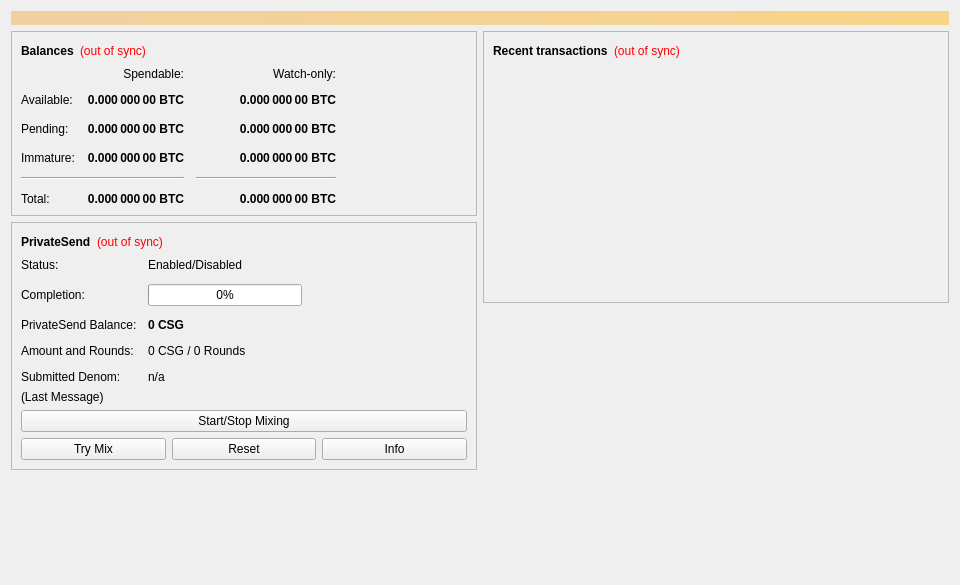
<?xml version="1.0" encoding="UTF-8"?>
<ui version="4.0">
 <class>OverviewPage</class>
 <widget class="QWidget" name="OverviewPage">
  <property name="geometry">
   <rect>
    <x>0</x>
    <y>0</y>
    <width>960</width>
    <height>585</height>
   </rect>
  </property>
  <property name="minimumSize">
   <size>
    <width>960</width>
    <height>0</height>
   </size>
  </property>
  <property name="windowTitle">
   <string>Form</string>
  </property>
  <layout class="QVBoxLayout" name="topLayout">
   <item>
    <widget class="QLabel" name="labelAlerts">
     <property name="visible">
      <bool>false</bool>
     </property>
     <property name="styleSheet">
      <string notr="true">QLabel { background-color: qlineargradient(x1: 0, y1: 0, x2: 1, y2: 0, stop:0 #F0D0A0, stop:1 #F8D488); color:#000000; }</string>
     </property>
     <property name="wordWrap">
      <bool>true</bool>
     </property>
     <property name="margin">
      <number>3</number>
     </property>
     <property name="textInteractionFlags">
      <set>Qt::TextSelectableByMouse</set>
     </property>
    </widget>
   </item>
   <item>
    <layout class="QHBoxLayout" name="horizontalLayout" stretch="1,1">
     <item>
      <layout class="QVBoxLayout" name="verticalLayout_2">
       <item>
        <widget class="QFrame" name="frame">
         <property name="frameShape">
          <enum>QFrame::StyledPanel</enum>
         </property>
         <property name="frameShadow">
          <enum>QFrame::Raised</enum>
         </property>
         <layout class="QVBoxLayout" name="verticalLayout_4">
          <item>
           <layout class="QHBoxLayout" name="horizontalLayout_4">
            <item>
             <widget class="QLabel" name="label_5">
              <property name="font">
               <font>
                <weight>75</weight>
                <bold>true</bold>
               </font>
              </property>
              <property name="text">
               <string>Balances</string>
              </property>
             </widget>
            </item>
            <item>
             <widget class="QLabel" name="labelWalletStatus">
              <property name="toolTip">
               <string>The displayed information may be out of date. Your wallet automatically synchronizes with the CSIGNAL network after a connection is established, but this process has not completed yet.</string>
              </property>
              <property name="styleSheet">
               <string notr="true">QLabel { color: red; }</string>
              </property>
              <property name="text">
               <string notr="true">(out of sync)</string>
              </property>
              <property name="alignment">
               <set>Qt::AlignLeading|Qt::AlignLeft|Qt::AlignVCenter</set>
              </property>
             </widget>
            </item>
            <item>
             <spacer name="horizontalSpacer_3">
              <property name="orientation">
               <enum>Qt::Horizontal</enum>
              </property>
              <property name="sizeHint" stdset="0">
               <size>
                <width>40</width>
                <height>20</height>
               </size>
              </property>
             </spacer>
            </item>
           </layout>
          </item>
          <item>
           <layout class="QGridLayout" name="gridLayout">
            <property name="spacing">
             <number>12</number>
            </property>
            <item row="2" column="2">
             <widget class="QLabel" name="labelWatchPending">
              <property name="font">
               <font>
                <weight>75</weight>
                <bold>true</bold>
               </font>
              </property>
              <property name="cursor">
               <cursorShape>IBeamCursor</cursorShape>
              </property>
              <property name="toolTip">
               <string>Unconfirmed transactions to watch-only addresses</string>
              </property>
              <property name="text">
               <string notr="true">0.000 000 00 BTC</string>
              </property>
              <property name="alignment">
               <set>Qt::AlignRight|Qt::AlignTrailing|Qt::AlignVCenter</set>
              </property>
              <property name="textInteractionFlags">
               <set>Qt::LinksAccessibleByMouse|Qt::TextSelectableByKeyboard|Qt::TextSelectableByMouse</set>
              </property>
             </widget>
            </item>
            <item row="2" column="1">
             <widget class="QLabel" name="labelUnconfirmed">
              <property name="font">
               <font>
                <weight>75</weight>
                <bold>true</bold>
               </font>
              </property>
              <property name="cursor">
               <cursorShape>IBeamCursor</cursorShape>
              </property>
              <property name="toolTip">
               <string>Total of transactions that have yet to be confirmed, and do not yet count toward the spendable balance</string>
              </property>
              <property name="text">
               <string notr="true">0.000 000 00 BTC</string>
              </property>
              <property name="alignment">
               <set>Qt::AlignRight|Qt::AlignTrailing|Qt::AlignVCenter</set>
              </property>
              <property name="textInteractionFlags">
               <set>Qt::LinksAccessibleByMouse|Qt::TextSelectableByKeyboard|Qt::TextSelectableByMouse</set>
              </property>
             </widget>
            </item>
            <item row="3" column="2">
             <widget class="QLabel" name="labelWatchImmature">
              <property name="font">
               <font>
                <weight>75</weight>
                <bold>true</bold>
               </font>
              </property>
              <property name="cursor">
               <cursorShape>IBeamCursor</cursorShape>
              </property>
              <property name="toolTip">
               <string>Mined balance in watch-only addresses that has not yet matured</string>
              </property>
              <property name="text">
               <string notr="true">0.000 000 00 BTC</string>
              </property>
              <property name="alignment">
               <set>Qt::AlignRight|Qt::AlignTrailing|Qt::AlignVCenter</set>
              </property>
              <property name="textInteractionFlags">
               <set>Qt::LinksAccessibleByMouse|Qt::TextSelectableByKeyboard|Qt::TextSelectableByMouse</set>
              </property>
             </widget>
            </item>
            <item row="4" column="0" colspan="2">
             <widget class="Line" name="lineSpendableBalance">
              <property name="orientation">
               <enum>Qt::Horizontal</enum>
              </property>
             </widget>
            </item>
            <item row="4" column="2">
             <widget class="Line" name="lineWatchBalance">
              <property name="sizePolicy">
               <sizepolicy hsizetype="Preferred" vsizetype="Fixed">
                <horstretch>0</horstretch>
                <verstretch>0</verstretch>
               </sizepolicy>
              </property>
              <property name="minimumSize">
               <size>
                <width>140</width>
                <height>0</height>
               </size>
              </property>
              <property name="orientation">
               <enum>Qt::Horizontal</enum>
              </property>
             </widget>
            </item>
            <item row="5" column="0">
             <widget class="QLabel" name="labelTotalText">
              <property name="text">
               <string>Total:</string>
              </property>
             </widget>
            </item>
            <item row="3" column="1">
             <widget class="QLabel" name="labelImmature">
              <property name="font">
               <font>
                <weight>75</weight>
                <bold>true</bold>
               </font>
              </property>
              <property name="cursor">
               <cursorShape>IBeamCursor</cursorShape>
              </property>
              <property name="toolTip">
               <string>Mined balance that has not yet matured</string>
              </property>
              <property name="text">
               <string notr="true">0.000 000 00 BTC</string>
              </property>
              <property name="alignment">
               <set>Qt::AlignRight|Qt::AlignTrailing|Qt::AlignVCenter</set>
              </property>
              <property name="textInteractionFlags">
               <set>Qt::LinksAccessibleByMouse|Qt::TextSelectableByKeyboard|Qt::TextSelectableByMouse</set>
              </property>
             </widget>
            </item>
            <item row="2" column="3">
             <spacer name="horizontalSpacer_2">
              <property name="orientation">
               <enum>Qt::Horizontal</enum>
              </property>
              <property name="sizeHint" stdset="0">
               <size>
                <width>40</width>
                <height>20</height>
               </size>
              </property>
             </spacer>
            </item>
            <item row="3" column="0">
             <widget class="QLabel" name="labelImmatureText">
              <property name="text">
               <string>Immature:</string>
              </property>
             </widget>
            </item>
            <item row="5" column="1">
             <widget class="QLabel" name="labelTotal">
              <property name="font">
               <font>
                <weight>75</weight>
                <bold>true</bold>
               </font>
              </property>
              <property name="cursor">
               <cursorShape>IBeamCursor</cursorShape>
              </property>
              <property name="toolTip">
               <string>Your current total balance</string>
              </property>
              <property name="text">
               <string notr="true">0.000 000 00 BTC</string>
              </property>
              <property name="alignment">
               <set>Qt::AlignRight|Qt::AlignTrailing|Qt::AlignVCenter</set>
              </property>
              <property name="textInteractionFlags">
               <set>Qt::LinksAccessibleByMouse|Qt::TextSelectableByKeyboard|Qt::TextSelectableByMouse</set>
              </property>
             </widget>
            </item>
            <item row="5" column="2">
             <widget class="QLabel" name="labelWatchTotal">
              <property name="font">
               <font>
                <weight>75</weight>
                <bold>true</bold>
               </font>
              </property>
              <property name="cursor">
               <cursorShape>IBeamCursor</cursorShape>
              </property>
              <property name="toolTip">
               <string>Current total balance in watch-only addresses</string>
              </property>
              <property name="text">
               <string notr="true">0.000 000 00 BTC</string>
              </property>
              <property name="alignment">
               <set>Qt::AlignRight|Qt::AlignTrailing|Qt::AlignVCenter</set>
              </property>
              <property name="textInteractionFlags">
               <set>Qt::LinksAccessibleByMouse|Qt::TextSelectableByKeyboard|Qt::TextSelectableByMouse</set>
              </property>
             </widget>
            </item>
            <item row="0" column="2">
             <widget class="QLabel" name="labelWatchonly">
              <property name="text">
               <string>Watch-only:</string>
              </property>
              <property name="alignment">
               <set>Qt::AlignRight|Qt::AlignTrailing|Qt::AlignVCenter</set>
              </property>
             </widget>
            </item>
            <item row="1" column="0">
             <widget class="QLabel" name="labelBalanceText">
              <property name="text">
               <string>Available:</string>
              </property>
             </widget>
            </item>
            <item row="1" column="1">
             <widget class="QLabel" name="labelBalance">
              <property name="font">
               <font>
                <weight>75</weight>
                <bold>true</bold>
               </font>
              </property>
              <property name="cursor">
               <cursorShape>IBeamCursor</cursorShape>
              </property>
              <property name="toolTip">
               <string>Your current spendable balance</string>
              </property>
              <property name="text">
               <string notr="true">0.000 000 00 BTC</string>
              </property>
              <property name="alignment">
               <set>Qt::AlignRight|Qt::AlignTrailing|Qt::AlignVCenter</set>
              </property>
              <property name="textInteractionFlags">
               <set>Qt::LinksAccessibleByMouse|Qt::TextSelectableByKeyboard|Qt::TextSelectableByMouse</set>
              </property>
             </widget>
            </item>
            <item row="1" column="2">
             <widget class="QLabel" name="labelWatchAvailable">
              <property name="font">
               <font>
                <weight>75</weight>
                <bold>true</bold>
               </font>
              </property>
              <property name="cursor">
               <cursorShape>IBeamCursor</cursorShape>
              </property>
              <property name="toolTip">
               <string>Your current balance in watch-only addresses</string>
              </property>
              <property name="text">
               <string notr="true">0.000 000 00 BTC</string>
              </property>
              <property name="alignment">
               <set>Qt::AlignRight|Qt::AlignTrailing|Qt::AlignVCenter</set>
              </property>
              <property name="textInteractionFlags">
               <set>Qt::LinksAccessibleByMouse|Qt::TextSelectableByKeyboard|Qt::TextSelectableByMouse</set>
              </property>
             </widget>
            </item>
            <item row="2" column="0">
             <widget class="QLabel" name="labelPendingText">
              <property name="text">
               <string>Pending:</string>
              </property>
             </widget>
            </item>
            <item row="0" column="1">
             <widget class="QLabel" name="labelSpendable">
              <property name="text">
               <string>Spendable:</string>
              </property>
              <property name="alignment">
               <set>Qt::AlignRight|Qt::AlignTrailing|Qt::AlignVCenter</set>
              </property>
             </widget>
            </item>
           </layout>
          </item>
         </layout>
        </widget>
       </item>
       <item>
        <widget class="QFrame" name="framePrivateSend">
         <property name="layoutDirection">
          <enum>Qt::LeftToRight</enum>
         </property>
         <property name="frameShape">
          <enum>QFrame::StyledPanel</enum>
         </property>
         <property name="frameShadow">
          <enum>QFrame::Raised</enum>
         </property>
         <layout class="QVBoxLayout" name="VerticalLayout_PS1">
          <item>
           <layout class="QHBoxLayout" name="horizontalLayout_5">
            <item>
             <widget class="QLabel" name="labelPrivateSendHeader">
              <property name="font">
               <font>
                <weight>75</weight>
                <bold>true</bold>
               </font>
              </property>
              <property name="text">
               <string>PrivateSend</string>
              </property>
             </widget>
            </item>
            <item>
             <widget class="QLabel" name="labelPrivateSendSyncStatus">
              <property name="toolTip">
               <string>The displayed information may be out of date. Your wallet automatically synchronizes with the CSIGNAL network after a connection is established, but this process has not completed yet.</string>
              </property>
              <property name="styleSheet">
               <string notr="true">QLabel { color: red; }</string>
              </property>
              <property name="text">
               <string notr="true">(out of sync)</string>
              </property>
              <property name="alignment">
               <set>Qt::AlignLeading|Qt::AlignLeft|Qt::AlignVCenter</set>
              </property>
             </widget>
            </item>
            <item>
             <spacer name="horizontalSpacer_4">
              <property name="orientation">
               <enum>Qt::Horizontal</enum>
              </property>
              <property name="sizeHint" stdset="0">
               <size>
                <width>40</width>
                <height>20</height>
               </size>
              </property>
             </spacer>
            </item>
           </layout>
          </item>
          <item>
           <layout class="QFormLayout" name="privateSendFormLayout">
            <property name="fieldGrowthPolicy">
             <enum>QFormLayout::AllNonFixedFieldsGrow</enum>
            </property>
            <property name="horizontalSpacing">
             <number>11</number>
            </property>
            <property name="verticalSpacing">
             <number>12</number>
            </property>
            <item row="0" column="0">
             <widget class="QLabel" name="labelPrivateSendEnabledText">
              <property name="text">
               <string>Status:</string>
              </property>
             </widget>
            </item>
            <item row="0" column="1">
             <widget class="QLabel" name="labelPrivateSendEnabled">
              <property name="text">
               <string>Enabled/Disabled</string>
              </property>
             </widget>
            </item>
            <item row="1" column="0">
             <widget class="QLabel" name="labelCompletitionText">
              <property name="text">
               <string>Completion:</string>
              </property>
             </widget>
            </item>
            <item row="1" column="1">
             <widget class="QProgressBar" name="privateSendProgress">
              <property name="maximumSize">
               <size>
                <width>154</width>
                <height>16777215</height>
               </size>
              </property>
              <property name="value">
               <number>0</number>
              </property>
             </widget>
            </item>
            <item row="2" column="0">
             <widget class="QLabel" name="labelAnonymizedText">
              <property name="text">
               <string>PrivateSend Balance:</string>
              </property>
             </widget>
            </item>
            <item row="2" column="1">
             <widget class="QLabel" name="labelAnonymized">
              <property name="font">
               <font>
                <weight>75</weight>
                <bold>true</bold>
               </font>
              </property>
              <property name="text">
               <string notr="true">0 CSG</string>
              </property>
             </widget>
            </item>
            <item row="3" column="0">
             <widget class="QLabel" name="labelAmountAndRoundsText">
              <property name="text">
               <string>Amount and Rounds:</string>
              </property>
             </widget>
            </item>
            <item row="3" column="1">
             <widget class="QLabel" name="labelAmountRounds">
              <property name="text">
               <string>0 CSG / 0 Rounds</string>
              </property>
             </widget>
            </item>
            <item row="4" column="0">
             <widget class="QLabel" name="labelSubmittedDenomText">
              <property name="text">
               <string>Submitted Denom:</string>
              </property>
             </widget>
            </item>
            <item row="4" column="1">
             <widget class="QLabel" name="labelSubmittedDenom">
              <property name="toolTip">
               <string>The denominations you submitted to the Masternode.&lt;br&gt;To mix, other users must submit the exact same denominations.</string>
              </property>
              <property name="text">
               <string>n/a</string>
              </property>
             </widget>
            </item>
           </layout>
          </item>
          <item>
           <layout class="QVBoxLayout" name="VerticalLayout_PS">
            <item>
             <widget class="QLabel" name="labelPrivateSendLastMessage">
              <property name="text">
               <string>(Last Message)</string>
              </property>
              <property name="alignment">
               <set>Qt::AlignLeading|Qt::AlignLeft|Qt::AlignTop</set>
              </property>
              <property name="wordWrap">
               <bool>true</bool>
              </property>
             </widget>
            </item>
            <item>
             <widget class="QPushButton" name="togglePrivateSend">
              <property name="sizePolicy">
               <sizepolicy hsizetype="MinimumExpanding" vsizetype="Fixed">
                <horstretch>0</horstretch>
                <verstretch>0</verstretch>
               </sizepolicy>
              </property>
              <property name="text">
               <string>Start/Stop Mixing</string>
              </property>
             </widget>
            </item>
            <item>
             <layout class="QHBoxLayout" name="horizontalLayout_debugbuttons">
              <item>
               <widget class="QPushButton" name="privateSendAuto">
                <property name="sizePolicy">
                 <sizepolicy hsizetype="MinimumExpanding" vsizetype="Fixed">
                  <horstretch>0</horstretch>
                  <verstretch>0</verstretch>
                 </sizepolicy>
                </property>
                <property name="toolTip">
                 <string>Try to manually submit a PrivateSend request.</string>
                </property>
                <property name="text">
                 <string>Try Mix</string>
                </property>
               </widget>
              </item>
              <item>
               <widget class="QPushButton" name="privateSendReset">
                <property name="sizePolicy">
                 <sizepolicy hsizetype="MinimumExpanding" vsizetype="Fixed">
                  <horstretch>0</horstretch>
                  <verstretch>0</verstretch>
                 </sizepolicy>
                </property>
                <property name="toolTip">
                 <string>Reset the current status of PrivateSend (can interrupt PrivateSend if it's in the process of Mixing, which can cost you money!)</string>
                </property>
                <property name="autoFillBackground">
                 <bool>false</bool>
                </property>
                <property name="text">
                 <string>Reset</string>
                </property>
               </widget>
              </item>
              <item>
               <widget class="QPushButton" name="privateSendInfo">
                <property name="sizePolicy">
                 <sizepolicy hsizetype="MinimumExpanding" vsizetype="Fixed">
                  <horstretch>0</horstretch>
                  <verstretch>0</verstretch>
                 </sizepolicy>
                </property>
                <property name="toolTip">
                 <string>Information about PrivateSend and Mixing</string>
                </property>
                <property name="text">
                 <string>Info</string>
                </property>
               </widget>
              </item>
             </layout>
            </item>
           </layout>
          </item>
         </layout>
        </widget>
       </item>
       <item>
        <spacer name="verticalSpacer">
         <property name="orientation">
          <enum>Qt::Vertical</enum>
         </property>
         <property name="sizeHint" stdset="0">
          <size>
           <width>20</width>
           <height>40</height>
          </size>
         </property>
        </spacer>
       </item>
      </layout>
     </item>
     <item>
      <layout class="QVBoxLayout" name="verticalLayout_3">
       <item>
        <widget class="QFrame" name="frame_2">
         <property name="frameShape">
          <enum>QFrame::StyledPanel</enum>
         </property>
         <property name="frameShadow">
          <enum>QFrame::Raised</enum>
         </property>
         <layout class="QVBoxLayout" name="verticalLayout">
          <item>
           <layout class="QHBoxLayout" name="horizontalLayout_2">
            <item>
             <widget class="QLabel" name="label_4">
              <property name="font">
               <font>
                <weight>75</weight>
                <bold>true</bold>
               </font>
              </property>
              <property name="text">
               <string>Recent transactions</string>
              </property>
             </widget>
            </item>
            <item>
             <widget class="QLabel" name="labelTransactionsStatus">
              <property name="toolTip">
               <string>The displayed information may be out of date. Your wallet automatically synchronizes with the CSIGNAL network after a connection is established, but this process has not completed yet.</string>
              </property>
              <property name="styleSheet">
               <string notr="true">QLabel { color: red; }</string>
              </property>
              <property name="text">
               <string notr="true">(out of sync)</string>
              </property>
              <property name="alignment">
               <set>Qt::AlignLeading|Qt::AlignLeft|Qt::AlignVCenter</set>
              </property>
             </widget>
            </item>
            <item>
             <spacer name="horizontalSpacer">
              <property name="orientation">
               <enum>Qt::Horizontal</enum>
              </property>
              <property name="sizeHint" stdset="0">
               <size>
                <width>40</width>
                <height>20</height>
               </size>
              </property>
             </spacer>
            </item>
           </layout>
          </item>
          <item>
           <widget class="QListView" name="listTransactions">
            <property name="styleSheet">
             <string notr="true">QListView { background: transparent; }</string>
            </property>
            <property name="frameShape">
             <enum>QFrame::NoFrame</enum>
            </property>
            <property name="verticalScrollBarPolicy">
             <enum>Qt::ScrollBarAlwaysOff</enum>
            </property>
            <property name="horizontalScrollBarPolicy">
             <enum>Qt::ScrollBarAlwaysOff</enum>
            </property>
            <property name="selectionMode">
             <enum>QAbstractItemView::NoSelection</enum>
            </property>
           </widget>
          </item>
         </layout>
        </widget>
       </item>
       <item>
        <spacer name="verticalSpacer_2">
         <property name="orientation">
          <enum>Qt::Vertical</enum>
         </property>
         <property name="sizeHint" stdset="0">
          <size>
           <width>20</width>
           <height>40</height>
          </size>
         </property>
        </spacer>
       </item>
      </layout>
     </item>
    </layout>
   </item>
  </layout>
 </widget>
 <resources/>
 <connections/>
</ui>
